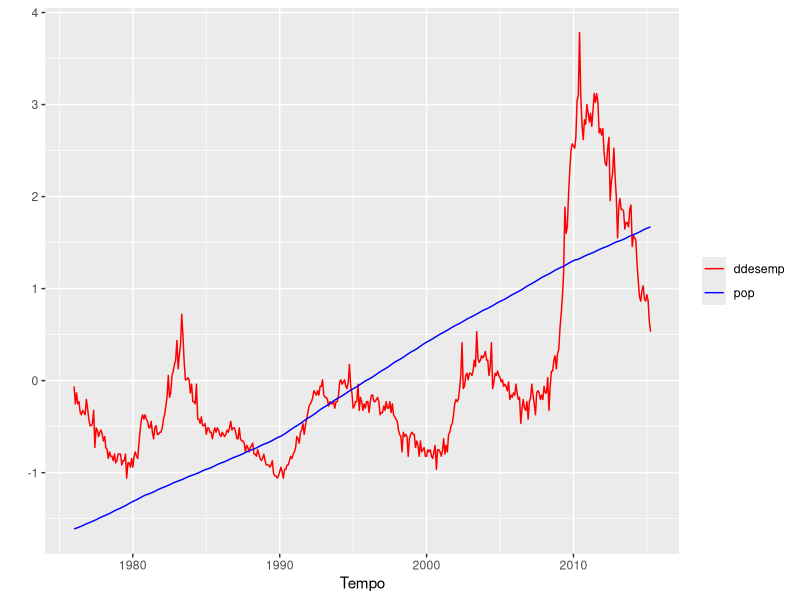

The R script that drew this image:
#!/bin/env Rscript

# Libraries
library("readxl")
library("ggplot2")


# Read the data
df <- read_xlsx("econ.xlsx")


# Filter for years >= 1976
df <- df[df$tempo >= "1976/01/01", ]


# Create a new data frame with adjusted `ddesemp` and `pop` columns
ddesemp_mean <- mean(df$ddesemp)
ddesemp_sd <- sd(df$ddesemp)

pop_mean <- mean(df$pop)
pop_sd <- sd(df$pop)

df_adjusted <- data.frame(
    tempo = df[, c("tempo")],
    ddesemp = lapply(df[, c("ddesemp")], function(ddesemp) (ddesemp - ddesemp_mean) / ddesemp_sd),
    pop = lapply(df[, c("pop")], function(pop) (pop - pop_mean) / pop_sd)
)

#  Then plot them and save the output
plot <- ggplot(df_adjusted, aes(x = tempo)) +
    geom_line(aes(y = ddesemp, color = "ddesemp")) +
    geom_line(aes(y = pop, color = "pop")) +
    xlab("Tempo") +
    ylab("") +
    scale_color_manual(values = c("red", "blue")) +
    theme(legend.title = element_blank())

ggsave(plot = plot, "output.png")
